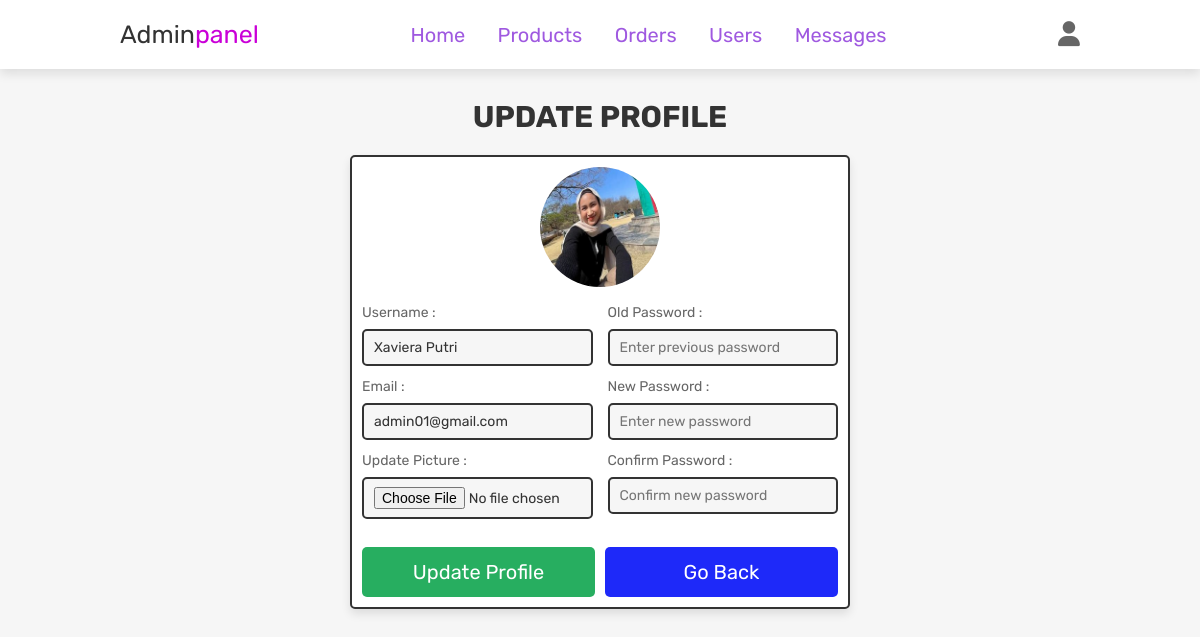
The app's page /admin_update_profile.php (signed in) with its own data.
### tables this page shows
CREATE TABLE `users` (
  `id` int(100) NOT NULL,
  `name` varchar(100) NOT NULL,
  `email` varchar(100) NOT NULL,
  `password` varchar(100) NOT NULL,
  `user_type` varchar(20) NOT NULL DEFAULT 'user',
  `image` varchar(100) NOT NULL
);

### admin_update_profile.php (the view, shortened to what this page needs)
<?php
include 'config.php';
?>
<!DOCTYPE html>
<html lang="en">
<head>
    <link rel="stylesheet" href="https://cdnjs.cloudflare.com/ajax/libs/font-awesome/6.6.0/css/all.min.css">
    <link rel="stylesheet" href="CSS/components.css">
</head>
<body>
<?php include 'admin_header.php'; ?>
<section class="update-profile">
    <h1 class="tittle">Update Profile</h1>
    <form action="" method="POST" enctype="multipart/form-data">
        <img src="images/<?= htmlspecialchars($fetch_profile['image']); ?>" alt="Profile Picture">
        <div class="flex">
            <div class="inputBox">
                <span>Username :</span>
                <input type="text" name="name" value="<?= htmlspecialchars($fetch_profile['name']); ?>" placeholder="Update username" required class="box">
                <span>Email :</span>
                <input type="email" name="email" value="<?= htmlspecialchars($fetch_profile['email']); ?>" placeholder="Update email" required class="box">
                <span>Update Picture :</span>
                <input type="file" name="image" accept="image/jpg, image/jpeg, image/png" class="box">
            </div>
            <div class="inputBox">
                <span>Old Password :</span>
                <input type="password" name="update_pass" placeholder="Enter previous password" class="box">
                <span>New Password :</span>
                <input type="password" name="new_pass" placeholder="Enter new password" class="box">
                <span>Confirm Password :</span>
                <input type="password" name="confirm_pass" placeholder="Confirm new password" class="box">
            </div>
        </div>
        <div class="flex-btn">
            <input type="submit" class="btn" value="Update Profile" name="update_profile">
            <a href="admin_page.php" class="option-btn">Go Back</a>
        </div>
    </form>
</section>
</body>
</html>

### CSS/components.css (style rules this page uses)
:root { --green:#27ae60; --orange:#f39c12; --red:#e74c3c; --black:#333; --light-color:#666; --white:#fff; --light-bg:#f6f6f6; --border:.2rem solid var(--black); --box-shadow:0 .5rem 1rem rgba(0,0,0,.1); }
* { font-family: 'Rubik',sans-serif; margin: 0; padding: 0; box-sizing: border-box; outline: none; border: none; text-decoration: none; color: var(--black); }
body { background-color: var(--light-bg); }
html { font-size: 62.5%; overflow-x: hidden; scroll-behavior: smooth; scroll-padding-top: 6.5rem; }
section { padding: 3rem 2rem; max-width: 1000px; margin: 0 auto; }
.btn, .delete-btn, .checkout-btn, .home-btn, .option-btn { display: block; width: 100%; margin-top: 1rem; border-radius: .5rem; color: var(--white); font-size: 2rem; padding: 1.3rem 3rem; text-transform: capitalize; cursor: pointer; text-align: center; }
.btn { background-color: var(--green); }
.option-btn { background-color: rgb(30, 41, 249); }
.flex-btn { display: flex; flex-wrap: wrap; gap: 1rem; }
.flex-btn > * { flex: 1; }
.tittle { text-align: center; margin-bottom: 2rem; text-transform: uppercase; color: var(--black); font-size: 3rem; }
.update-profile form { max-width: 50rem; margin: 1.5rem auto; background-color: var(--white); box-shadow: var(--box-shadow); border: var(--border); border-radius: .5rem; padding: 1rem; text-align: center; }
.update-profile form .flex { display: flex; justify-content: space-between; gap: 1.5rem; }
.update-profile form img { height: 12rem; width: 12rem; margin-bottom: 1rem; border-radius: 50%; object-fit: cover; }
.update-profile form .inputBox { text-align: left; margin-bottom: 1rem; width: 100%; }
.update-profile form .inputBox span { display: block; padding-top: .4rem; font-size: 1.4rem; color: var(--light-color); }
.update-profile form .inputBox .box { width: 100%; padding: .8rem 1rem; font-size: 1.4rem; color: var(--black); border: var(--border); border-radius: .5rem; margin: .8rem 0; background-color: var(--light-bg); }
.update-profile form .inputBox:last-child { margin-bottom: 0; }

### records on screen
users: image (picture), name "Xaviera Putri", email "admin01@gmail.com"
